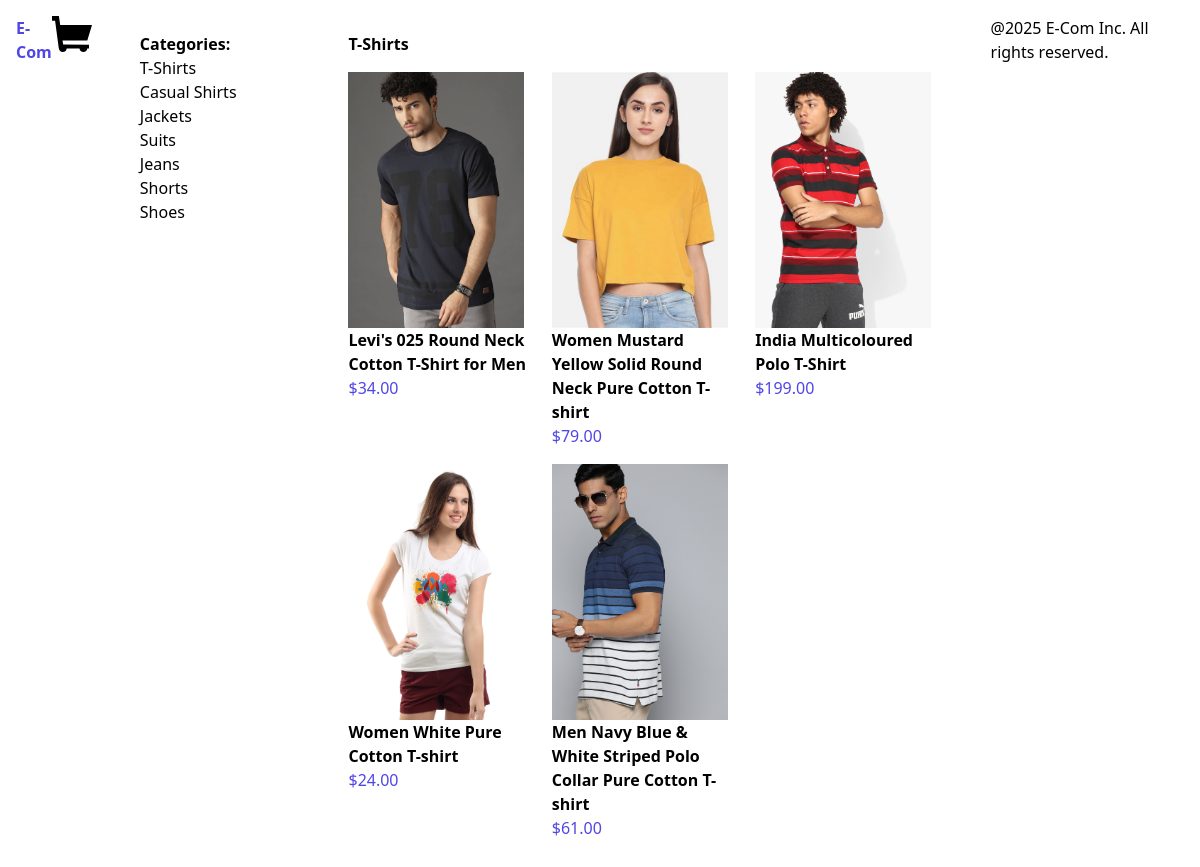
Page /t-shirts/ on the committed database.
### products/models.py (models this page shows, shortened)
class Category(models.Model):
    name = models.CharField(max_length=250)
    slug = models.SlugField(unique=True)
    class Meta:
        verbose_name_plural = "categories"

class Product(models.Model):
    category = models.ForeignKey(Category, related_name='products', on_delete=models.CASCADE)
    name = models.CharField(max_length=250)
    slug = models.SlugField(max_length=250)
    description = models.TextField(blank=True)
    price = models.DecimalField(max_digits=10, decimal_places=2)
    available = models.BooleanField(default=True)
    created = models.DateTimeField(auto_now_add=True)
    updated = models.DateTimeField(auto_now=True)
    image = models.ImageField(upload_to='products', blank=True, null=True)

### products/views.py (the view)
# urls.py: path('', views.product_list, name='product_list'),
def product_list(request, category_slug=None):
    category = None
    products = Product.objects.filter(available=True)
    categories = Category.objects.all()
    if category_slug:
        category = get_object_or_404(Category, slug=category_slug)
        products = products.filter(category=category)
    return render(request, 'products/product/list.html', {
        'category':category,
        'products':products,
        'categories':categories,
    })

### products/templates/products/product/list.html (shortened to what this page needs)
{% extends "base.html" %}
{%block content%}
<div class="container mx-auto p-4 flex">
    <aside class="w-1/4 p-4">
        <h2 class="font-bold">Categories:</h2>
        <ul>
            {%for category in categories%}
            <li>
                <a href="{% url 'products:product_list_by_category' category.slug %}">{{category.name}}</a>
            </li>
            {%endfor%}
        </ul>
    </aside>
    <main class="w-3/4 p-4">
        {%if category%}
        <h2 class="font-bold mb-4">{{category.name}}</h2>
        {%else%}
        <h2 class="font-bold mb-4">All Products:</h2>
        {%endif%}
        <div class="grid grid-cols-3 gap-4">
            {% for product in products %}
            <a href="{% url 'products:product_detail' product.id product.slug %}">
            <div>
                {% if product.image %}
                <img src="{{product.image.url}}" alt={{product.name}} class="h-64 w-44 object-cover">
                {%else%}
                <p>The image is not available</p>
                {%endif%}
                <h3 class="font-semibold">{{product.name}}</h3>
                <p class="text-indigo-600">${{product.price}}</p>
            </div>
        </a>
            {%endfor%}
        </div>
    </main>
</div>
{%endblock%}

### templates/base.html (shortened to what this page needs)
<!DOCTYPE html>
<html lang="en">
	<head>
		{% load static %}
		<link href="{% static 'dist/styles.css'%}" rel="stylesheet" />
	</head>
	<body class="bg-gray-100 text-gray-800 flex flex-col min-h-screen">
		<header class="shadow-md">{% include "includes/nav.html" %}</header>
		<main class="container mx-auto py-8 flex-grow">
			{%block content%}{%endblock%}
		</main>
		<footer>
			<div class="container mx-auto p-4 text-center">
				<p>@2025 E-Com Inc. All rights reserved.</p>
			</div>
		</footer>
	</body>
</html>
</html>

### templates/includes/nav.html (shortened to what this page needs)
<nav class="container mx-auto p-4 flex justify-between items-center">
    <a href='/' class="text-2xl font-bold text-indigo-600">E-Com</a>
<a href="{% url 'cart:cart_detail'%}">
</a>
</nav>

### rows in the picture
Category: name "T-Shirts"
Category: name "Casual Shirts"
Category: name "Jackets"
Category: name "Suits"
Category: name "Jeans"
Category: name "Shorts"
Category: name "Shoes"
Product: image (picture), name "Levi's 025 Round Neck Cotton T-Shirt for Men", price "34.00"
Product: image (picture), name "Women Mustard Yellow Solid Round Neck Pure Cotton T-shirt", price "79.00"
Product: image (picture), name "India Multicoloured Polo T-Shirt", price "199.00"
Product: image (picture), name "Women White Pure Cotton T-shirt", price "24.00"
Product: image (picture), name "Men Navy Blue & White Striped Polo Collar Pure Cotton T-shirt", price "61.00"
